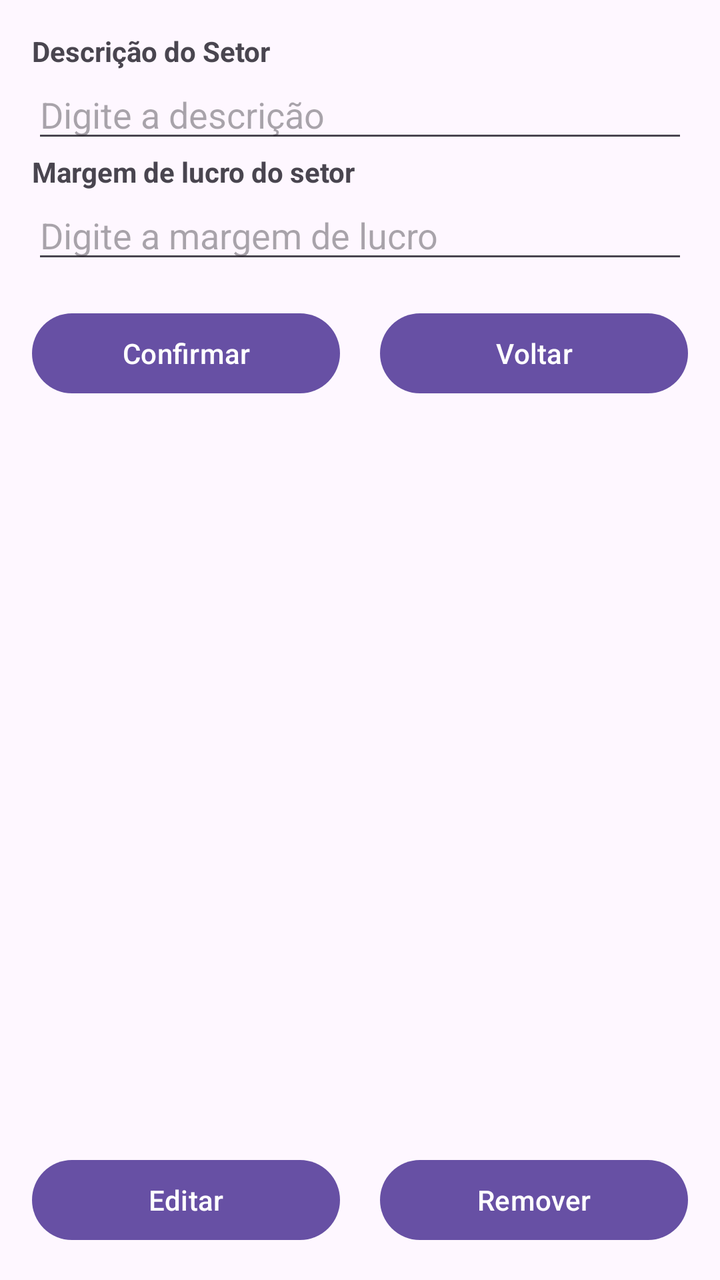
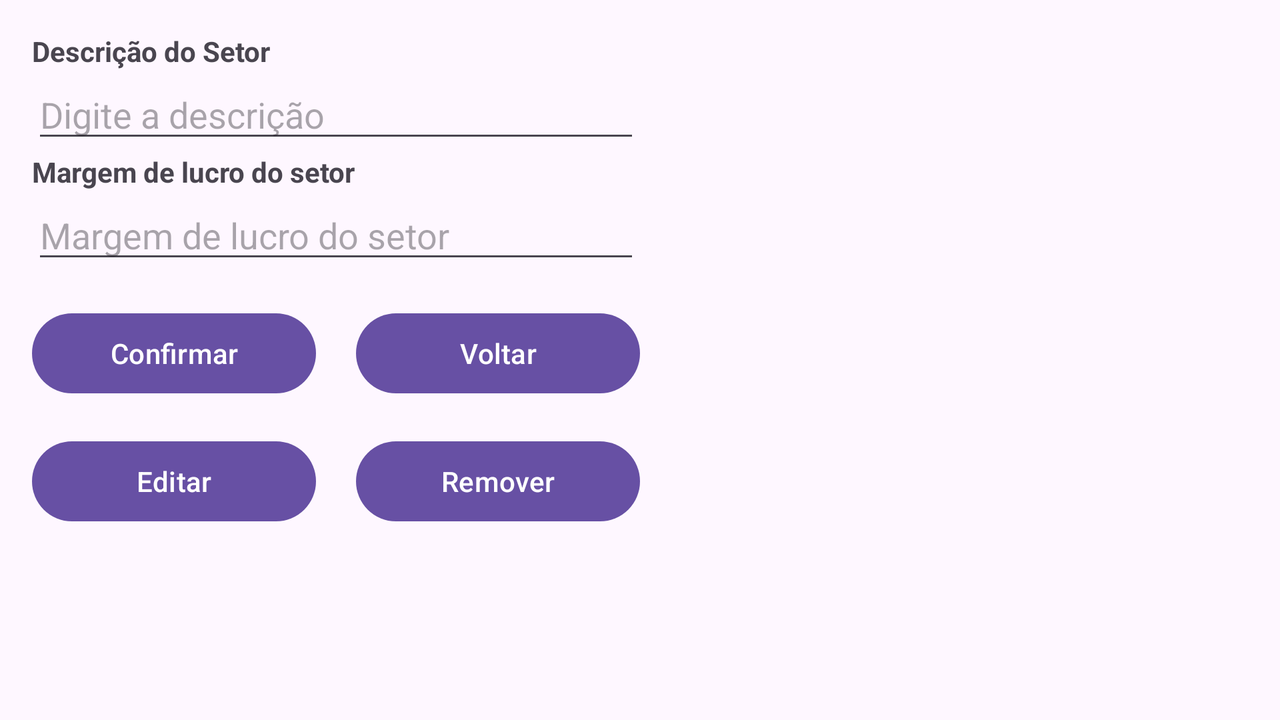

Two renders of one Android screen. The first uses the default layout on a phone; the second uses the alternative layout the repository ships for a different screen configuration, on a matching device. The two XML files are below.
<!-- AndroidManifest.xml: application theme Theme.Setores -->
<!-- res/layout/activity_setor.xml -->
<LinearLayout xmlns:android="http://schemas.android.com/apk/res/android"
    xmlns:app="http://schemas.android.com/apk/res-auto"
    xmlns:tools="http://schemas.android.com/tools"
    android:layout_width="match_parent"
    android:layout_height="match_parent"
    android:orientation="vertical"
    android:padding="16dp"
    tools:context="com.example.main.MainActivity">

    <TextView
        android:layout_width="wrap_content"
        android:layout_height="wrap_content"
        android:text="@string/descriсao_do_setor"
        android:textStyle="bold"/>

    <EditText
        android:layout_width="match_parent"
        android:layout_height="wrap_content"
        android:hint="@string/digite_a_descricao"
        android:id="@+id/txt_descr_setor"/>

    <TextView
        android:layout_width="wrap_content"
        android:layout_height="wrap_content"
        android:text="@string/margem_de_lucro_do_setor"
        android:textStyle="bold"/>

    <EditText
        android:layout_width="match_parent"
        android:layout_height="wrap_content"
        android:hint="@string/digite_a_margem_de_lucro"
        android:inputType="numberDecimal"
        android:id="@+id/txt_margem_setor"/>

    <LinearLayout
        android:layout_width="match_parent"
        android:layout_height="wrap_content"
        android:orientation="horizontal"
        android:gravity="center"
        android:layout_marginTop="16dp">

        <Button
            android:id="@+id/btn_continuar"
            android:layout_width="0dp"
            android:layout_height="wrap_content"
            android:layout_weight="1"
            android:text="@string/confirmar"
            android:onClick="confirmar"
            android:layout_marginEnd="10dp"
            tools:ignore="OnClick" />

        <Button
            android:id="@+id/btn_voltar"
            android:layout_width="0dp"
            android:layout_height="wrap_content"
            android:layout_weight="1"
            android:onClick="voltar"
            android:text="@string/voltar"
            android:layout_marginStart="10dp"
            tools:ignore="OnClick" />
    </LinearLayout>

    <ListView
        android:layout_width="match_parent"
        android:layout_height="0dp"
        android:layout_weight="3"
        android:id="@+id/lista_setores"/>

    <LinearLayout
        android:layout_width="match_parent"
        android:layout_height="wrap_content"
        android:orientation="horizontal"
        android:gravity="center"
        android:layout_marginTop="16dp">

        <Button
            android:id="@+id/btn_editar"
            android:layout_width="0dp"
            android:layout_height="wrap_content"
            android:layout_weight="1"
            android:text="@string/editar"
            android:onClick="editar"
            android:layout_marginEnd="10dp"
            tools:ignore="OnClick" />

        <Button
            android:id="@+id/btn_remover"
            android:layout_width="0dp"
            android:layout_height="wrap_content"
            android:layout_weight="1"
            android:text="@string/remover"
            android:onClick="remover"
            android:layout_marginStart="10dp"
            tools:ignore="OnClick" />
    </LinearLayout>
</LinearLayout>
<!-- resources referenced by this layout -->
<resources>
  <string name="confirmar">Confirmar</string>
  <string name="digite_a_descricao">Digite a descrição</string>
  <string name="digite_a_margem_de_lucro">Digite a margem de lucro</string>
  <string name="editar">Editar</string>
  <string name="margem_de_lucro_do_setor">Margem de lucro do setor</string>
  <string name="remover">Remover</string>
  <string name="voltar">Voltar</string>
  <style name="Theme.Setores" parent="Base.Theme.Setores" />
  <style name="Base.Theme.Setores" parent="Theme.Material3.DayNight.NoActionBar">
          
          
      </style>
</resources>
<!-- res/layout-land/activity_setor.xml (the repository's variant of the layout above) -->
<!-- drawn on the phone turned sideways -->
<?xml version="1.0" encoding="utf-8"?>
<LinearLayout xmlns:android="http://schemas.android.com/apk/res/android"
    xmlns:app="http://schemas.android.com/apk/res-auto"
    xmlns:tools="http://schemas.android.com/tools"
    android:layout_width="match_parent"
    android:layout_height="match_parent"
    android:orientation="horizontal"
    android:padding="16dp"
    tools:context="com.example.main.MainActivity"
    tools:ignore="MissingDefaultResource">

    <LinearLayout
        android:layout_width="0dp"
        android:layout_height="match_parent"
        android:layout_weight="1"
        android:orientation="vertical">

        <TextView
            android:layout_width="wrap_content"
            android:layout_height="wrap_content"
            android:text="@string/descriсao_do_setor"
            android:textStyle="bold"/>

        <EditText
            android:layout_width="match_parent"
            android:layout_height="wrap_content"
            android:hint="@string/digite_a_descricao"
            android:id="@+id/txt_descr_setor"/>

        <TextView
            android:layout_width="wrap_content"
            android:layout_height="wrap_content"
            android:text="@string/margem_de_lucro_do_setor"
            android:textStyle="bold"/>

        <EditText
            android:layout_width="match_parent"
            android:layout_height="wrap_content"
            android:hint="@string/margem_de_lucro_do_setor"
            android:inputType="numberDecimal"
            android:id="@+id/txt_margem_setor"/>

        <LinearLayout
            android:layout_width="match_parent"
            android:layout_height="wrap_content"
            android:orientation="horizontal"
            android:gravity="center"
            android:layout_marginTop="16dp">

            <Button
                android:id="@+id/btn_continuar"
                android:layout_width="0dp"
                android:layout_height="wrap_content"
                android:layout_weight="1"
                android:text="@string/confirmar"
                android:onClick="confirmar"
                android:layout_marginEnd="10dp"
                tools:ignore="OnClick" />

            <Button
                android:id="@+id/btn_voltar"
                android:layout_width="0dp"
                android:layout_height="wrap_content"
                android:layout_weight="1"
                android:onClick="voltar"
                android:text="@string/voltar"
                android:layout_marginStart="10dp"
                tools:ignore="OnClick" />
        </LinearLayout>

        <LinearLayout
            android:layout_width="match_parent"
            android:layout_height="wrap_content"
            android:orientation="horizontal"
            android:gravity="center"
            android:layout_marginTop="16dp">

            <Button
                android:id="@+id/btn_editar"
                android:layout_width="0dp"
                android:layout_height="wrap_content"
                android:layout_weight="1"
                android:text="@string/editar"
                android:onClick="editar"
                android:layout_marginEnd="10dp"
                tools:ignore="OnClick" />

            <Button
                android:id="@+id/btn_remover"
                android:layout_width="0dp"
                android:layout_height="wrap_content"
                android:layout_weight="1"
                android:text="@string/remover"
                android:onClick="remover"
                android:layout_marginStart="10dp"
                tools:ignore="OnClick" />
        </LinearLayout>
    </LinearLayout>

    <LinearLayout
        android:layout_width="0dp"
        android:layout_height="match_parent"
        android:layout_weight="1"
        android:orientation="vertical">

        <ListView
            android:layout_width="match_parent"
            android:layout_height="0dp"
            android:layout_weight="1"
            android:id="@+id/lista_setores"/>
    </LinearLayout>
</LinearLayout>
<!-- resources referenced by the variant -->
<!-- as the phone turned sideways resolves them -->
<resources>
  <string name="confirmar">Confirmar</string>
  <string name="digite_a_descricao">Digite a descrição</string>
  <string name="editar">Editar</string>
  <string name="margem_de_lucro_do_setor">Margem de lucro do setor</string>
  <string name="remover">Remover</string>
  <string name="voltar">Voltar</string>
  <style name="Theme.Setores" parent="Base.Theme.Setores" />
  <style name="Base.Theme.Setores" parent="Theme.Material3.DayNight.NoActionBar">
          
          
      </style>
</resources>
